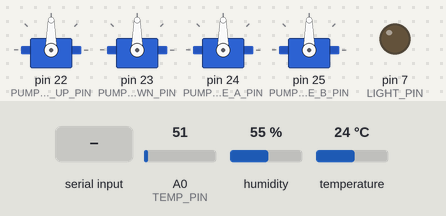
This sketch was run on a simulated Arduino Mega 2560, built with avr-gcc and run on an emulated ATmega2560. On the bench: 4 × servo, output pins drawn as LEDs (lit = HIGH). The test bench sets the inputs (shaded band); at power-on: A0 (TEMP_PIN) = 51, humidity 55 %, temperature 24 °C. What the sketch prints to the serial monitor is not drawn.

Above: at 8.4 s.
8.5 s: "LIGHT_ON\n" received over Serial
At 14.6 s:
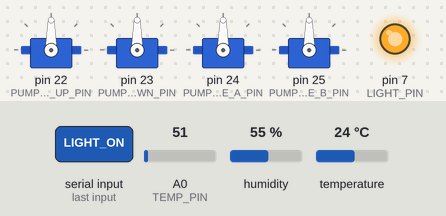
15.6 s: A0 (TEMP_PIN) set to 37
27.5 s: A0 (TEMP_PIN) set to 29
41.5 s: "LIGHT_OFF\n" received over Serial
At 42.9 s:
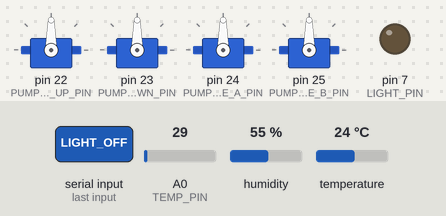
55.4 s: "LIGHT:ON\n" received over Serial
At 56.3 s:
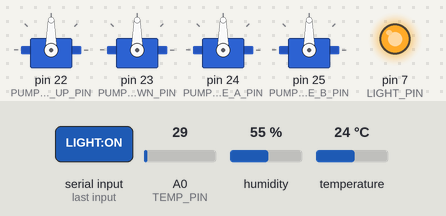
Timing chart, 0 to 58.4 s (numbered marks = the images above; inputs shaded):
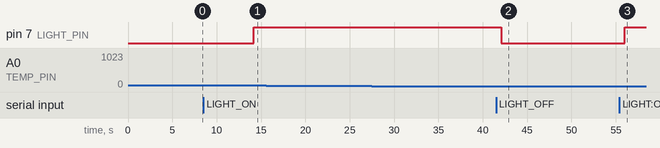

Measured:
- after the input at 8.5 s, pin 7 (LIGHT_PIN): LOW → HIGH after 5.7 s
- after the input at 15.6 s, every drawn part: stays the same
- after the input at 27.5 s, every drawn part: stays the same
- after the input at 41.5 s, pin 7 (LIGHT_PIN): HIGH → LOW after 0.58 s
- after the input at 55.4 s, pin 7 (LIGHT_PIN): LOW → HIGH after 0.63 s

The sketch:

AHS_sensor_feeder_pp_airtemphum.ino
```cpp
#include <Arduino.h>
#include <math.h>
#include <Servo.h>
#include <Wire.h>
#include "Adafruit_HTU21DF.h"

const int TEMP_PIN = A0;
const float ADC_VREF = 5.0;

// =============================
// Actuator pins
// =============================
const int LIGHT_PIN = 7;

const int PUMP_PH_UP_PIN   = 22;
const int PUMP_PH_DOWN_PIN = 23;
const int PUMP_BASE_A_PIN  = 24;
const int PUMP_BASE_B_PIN  = 25;

// =============================
// Servo pump settings
// =============================
const int PUMP_STOP_CMD = 90;

// Change any of these to 180 if that pump runs the wrong direction
const int PUMP_PH_UP_RUN_CMD   = 0;
const int PUMP_PH_DOWN_RUN_CMD = 0;
const int PUMP_BASE_A_RUN_CMD  = 0;
const int PUMP_BASE_B_RUN_CMD  = 0;

// =============================
// Control timing
// =============================
const unsigned long CONTROL_INTERVAL_MS = 5000UL;    // evaluate controls every 5 sec
const unsigned long MIX_DELAY_MS        = 120000UL;  // wait 2 min after any dose
const unsigned long PUMP_GAP_MS         = 2000UL;    // gap between Base A and Base B
const unsigned long MANUAL_PUMP_RUN_MS = 3000UL;  // 3 seconds

// Start small and calibrate
const unsigned long PH_DOSE_TIME_MS = 1500UL;
const unsigned long EC_DOSE_TIME_MS = 1500UL;

// Optional safety hard limits
const float ABSOLUTE_MIN_PH = 2.0;
const float ABSOLUTE_MAX_PH = 9.0;
const float ABSOLUTE_MAX_EC = 4.0;

// -----------------------------
// Plant profile data structure
// -----------------------------
struct PlantProfile {
  const char* name;
  float phMin;
  float phMax;
  float ecMin;
  float ecMax;
  float tempMin;
  float tempMax;
  int lightHours;
};

// Example plant profiles
PlantProfile plantProfiles[] = {
  {"Lettuce", 5.5, 6.5, 0.8, 1.2, 18.0, 24.0, 14},
  {"Basil",   5.5, 6.5, 1.0, 1.6, 20.0, 26.0, 14},
  {"Peppers", 5.8, 6.5, 2.0, 3.5, 20.0, 28.0, 14}
};

const int NUM_PLANTS = sizeof(plantProfiles) / sizeof(plantProfiles[0]);

// Current active plant profile
PlantProfile currentProfile = {"Lettuce", 5.5, 6.5, 0.8, 1.2, 18.0, 24.0, 14};

// =============================
// Runtime state
// =============================
bool lightOn = false;
unsigned long lastLightToggle = 0;
unsigned long lastDoseTime = 0;
unsigned long lastControlTime = 0;

// cached latest readings
float lastTempC = NAN;
float lastPH = NAN;
float lastEC = NAN;

//HTU21DF varaibles
Adafruit_HTU21DF htu = Adafruit_HTU21DF();
float airTempC = NAN;
float humidity = NAN;

// last action text for dashboard/debug
String lastAction = "none";

// manual light override state
bool manualLightOverride = false;

// =============================
// Pump servo objects
// =============================
Servo pumpPHUp;
Servo pumpPHDown;
Servo pumpBaseA;
Servo pumpBaseB;

// -----------------------------
// Relay helpers (LIGHT ONLY)
// -----------------------------
// If your light relay board is ACTIVE LOW:
//   relayOn  -> digitalWrite(pin, LOW)
//   relayOff -> digitalWrite(pin, HIGH)
void relayOn(int pin) {
  digitalWrite(pin, HIGH);
}

void relayOff(int pin) {
  digitalWrite(pin, LOW);
}

// -----------------------------
// Pump helpers
// -----------------------------
void stopPump(Servo &pump) {
  pump.write(PUMP_STOP_CMD);
}

void runPump(Servo &pump, int runCmd) {
  pump.write(runCmd);
}

void dosePump(Servo &pump, int runCmd, unsigned long durationMs) {
  runPump(pump, runCmd);
  delay(durationMs);
  stopPump(pump);
}

// -----------------------------
// Temperature reading
// -----------------------------
float readTemperatureC() {
  int adc = analogRead(TEMP_PIN);
  float voltage = (adc * ADC_VREF) / 1023.0;
  float tempC = (voltage - 1.058) / 0.009;
  return tempC;
}

// -----------------------------
// EZO UART helpers
// -----------------------------
void clearPort(HardwareSerial &port) {
  while (port.available() > 0) port.read();
}

void sendEzoCmd(HardwareSerial &port, const char *cmd) {
  clearPort(port);
  port.print(cmd);
  port.print("\r");
}

String readEzoLine(HardwareSerial &port, unsigned long timeout_ms = 1500) {
  String line = "";
  unsigned long start = millis();

  while (millis() - start < timeout_ms) {
    while (port.available() > 0) {
      char c = port.read();
      if (c == '\r') {
        line.trim();
        return line;
      }
      if (c != '\n') line += c;
    }
  }

  line.trim();
  return line;
}

String readEzoReading(HardwareSerial &port) {
  sendEzoCmd(port, "R");
  delay(950);

  String resp = readEzoLine(port);
  resp.trim();

  if (resp.length() == 0) return "";
  if (resp == "OK") return "";
  return resp;
}

float toFloatOrNaN(const String &s) {
  if (s.length() == 0) return NAN;
  return s.toFloat();
}

// -----------------------------
// Plant profile handling
// -----------------------------
bool setPlantProfileByName(String plantName) {
  plantName.trim();

  for (int i = 0; i < NUM_PLANTS; i++) {
    if (plantName.equalsIgnoreCase(plantProfiles[i].name)) {
      currentProfile = plantProfiles[i];

      // restart light schedule when plant changes
      manualLightOverride = false;
      lightOn = false;
      relayOff(LIGHT_PIN);
      lastLightToggle = millis();

      lastAction = "plant_changed";
      return true;
    }
  }
  return false;
}

void sendCurrentProfileJson() {
  Serial.print("{\"status\":\"plant_set\",\"plant\":\"");
  Serial.print(currentProfile.name);
  Serial.print("\",\"phMin\":");
  Serial.print(currentProfile.phMin, 2);
  Serial.print(",\"phMax\":");
  Serial.print(currentProfile.phMax, 2);
  Serial.print(",\"ecMin\":");
  Serial.print(currentProfile.ecMin, 2);
  Serial.print(",\"ecMax\":");
  Serial.print(currentProfile.ecMax, 2);
  Serial.print(",\"tempMin\":");
  Serial.print(currentProfile.tempMin, 2);
  Serial.print(",\"tempMax\":");
  Serial.print(currentProfile.tempMax, 2);
  Serial.print(",\"lightHours\":");
  Serial.print(currentProfile.lightHours);
  Serial.println("}");
}

// -----------------------------
// Pump control
// -----------------------------
void dosePHUp() {
  dosePump(pumpPHUp, PUMP_PH_UP_RUN_CMD, PH_DOSE_TIME_MS);
  lastDoseTime = millis();
  lastAction = "dose_ph_up";
}

void dosePHDown() {
  dosePump(pumpPHDown, PUMP_PH_DOWN_RUN_CMD, PH_DOSE_TIME_MS);
  lastDoseTime = millis();
  lastAction = "dose_ph_down";
}

void doseBaseA() {
  dosePump(pumpBaseA, PUMP_BASE_A_RUN_CMD, EC_DOSE_TIME_MS);
  lastDoseTime = millis();
  lastAction = "manual_dose_a";
}

void doseBaseB() {
  dosePump(pumpBaseB, PUMP_BASE_B_RUN_CMD, EC_DOSE_TIME_MS);
  lastDoseTime = millis();
  lastAction = "manual_dose_b";
}

void doseNutrients() {
  dosePump(pumpBaseA, PUMP_BASE_A_RUN_CMD, EC_DOSE_TIME_MS);
  delay(PUMP_GAP_MS);
  dosePump(pumpBaseB, PUMP_BASE_B_RUN_CMD, EC_DOSE_TIME_MS);

  lastDoseTime = millis();
  lastAction = "dose_base_a_b";
}

// -----------------------------
// Light control
// -----------------------------
void setLightState(bool on, const String &actionName) {
  if (on) {
    relayOn(LIGHT_PIN);
  } else {
    relayOff(LIGHT_PIN);
  }

  lightOn = on;
  lastLightToggle = millis();
  lastAction = actionName;
}

void updateLightControl() {
  if (manualLightOverride) {
    return;
  }

  unsigned long now = millis();

  unsigned long onTimeMs  = (unsigned long)currentProfile.lightHours * 60UL * 60UL * 1000UL;
  unsigned long offTimeMs = (unsigned long)(24 - currentProfile.lightHours) * 60UL * 60UL * 1000UL;

  if (lightOn) {
    if (now - lastLightToggle >= onTimeMs) {
      setLightState(false, "light_off");
    }
  } else {
    if (now - lastLightToggle >= offTimeMs) {
      setLightState(true, "light_on");
    }
  }
}

// -----------------------------
// Dosing control
// -----------------------------
void updateDosingControl(float ph, float ec) {
  unsigned long now = millis();

  // wait after any dose for mixing
  if (now - lastDoseTime < MIX_DELAY_MS) {
    return;
  }

  // ---------- pH control ----------
  if (!isnan(ph)) {
    if (ph < ABSOLUTE_MIN_PH || ph > ABSOLUTE_MAX_PH) {
      lastAction = "ph_out_of_absolute_range";
      return;
    }

    if (ph < currentProfile.phMin) {
      dosePHUp();
      return;
    }

    if (ph > currentProfile.phMax) {
      dosePHDown();
      return;
    }
  }

  // ---------- EC control ----------
  if (!isnan(ec)) {
    if (ec > ABSOLUTE_MAX_EC) {
      lastAction = "ec_above_absolute_max";
      return;
    }

    if (ec < currentProfile.ecMin) {
      doseNutrients();
      return;
    }

    if (ec > currentProfile.ecMax) {
      lastAction = "ec_high_dilution_needed";
      return;
    }
  }

  lastAction = "stable";
}

// -----------------------------
// Incoming command parsing
// Supported:
//   PLANT:Lettuce
//   GET_PROFILE
//   LIGHT_ON
//   LIGHT_OFF
//   LIGHT:ON
//   LIGHT:OFF
//   AUTO_LIGHT
//   DOSE_PH_UP
//   DOSE_PH_DOWN
//   DOSE_A
//   DOSE_B
// -----------------------------
void checkForNodeRedCommands() {
  if (Serial.available() > 0) {
    String cmd = Serial.readStringUntil('\n');
    cmd.trim();

    if (cmd.startsWith("PLANT:")) {
      String plantName = cmd.substring(6);
      plantName.trim();

      bool ok = setPlantProfileByName(plantName);

      if (ok) {
        sendCurrentProfileJson();
      } else {
        Serial.print("{\"status\":\"error\",\"message\":\"unknown plant\",\"input\":\"");
        Serial.print(plantName);
        Serial.println("\"}");
      }
    }
    else if (cmd == "GET_PROFILE") {
      sendCurrentProfileJson();
    }
    else if (cmd == "LIGHT_ON" || cmd == "LIGHT:ON") {
      manualLightOverride = true;
      setLightState(true, "manual_light_on");
    }
    else if (cmd == "LIGHT_OFF" || cmd == "LIGHT:OFF") {
      manualLightOverride = true;
      setLightState(false, "manual_light_off");
    }
    else if (cmd == "AUTO_LIGHT") {
      manualLightOverride = false;
      lastLightToggle = millis();
      lastAction = "auto_light_enabled";
    }

    // Existing short manual dose commands
    else if (cmd == "DOSE_PH_UP") {
      dosePHUp();
    }
    else if (cmd == "DOSE_PH_DOWN") {
      dosePHDown();
    }
    else if (cmd == "DOSE_A") {
      doseBaseA();
    }
    else if (cmd == "DOSE_B") {
      doseBaseB();
    }

    // New 5-second manual pump run commands
    else if (cmd == "RUN_PH_UP_5S") {
      dosePump(pumpPHUp, PUMP_PH_UP_RUN_CMD, MANUAL_PUMP_RUN_MS);
      lastDoseTime = millis();
      lastAction = "manual_run_ph_up_5s";
    }
    else if (cmd == "RUN_PH_DOWN_5S") {
      dosePump(pumpPHDown, PUMP_PH_DOWN_RUN_CMD, MANUAL_PUMP_RUN_MS);
      lastDoseTime = millis();
      lastAction = "manual_run_ph_down_5s";
    }
    else if (cmd == "RUN_BASE_A_5S") {
      dosePump(pumpBaseA, PUMP_BASE_A_RUN_CMD, MANUAL_PUMP_RUN_MS);
      lastDoseTime = millis();
      lastAction = "manual_run_base_a_5s";
    }
    else if (cmd == "RUN_BASE_B_5S") {
      dosePump(pumpBaseB, PUMP_BASE_B_RUN_CMD, MANUAL_PUMP_RUN_MS);
      lastDoseTime = millis();
      lastAction = "manual_run_base_b_5s";
    }
  }
}

// -----------------------------
// JSON output
// -----------------------------
void sendSensorAndStatusJson(float tempC, float ph, float ec, float airTempC, float humidity) {
  Serial.print("{\"tempC\":");
  Serial.print(tempC, 2);

  Serial.print(",\"ph\":");
  if (isnan(ph)) Serial.print("null");
  else Serial.print(ph, 3);

  Serial.print(",\"ec\":");
  if (isnan(ec)) Serial.print("null");
  else Serial.print(ec, 3);

  Serial.print(",\"plant\":\"");
  Serial.print(currentProfile.name);
  Serial.print("\"");

  Serial.print(",\"phMin\":");
  Serial.print(currentProfile.phMin, 2);

  Serial.print(",\"phMax\":");
  Serial.print(currentProfile.phMax, 2);

  Serial.print(",\"ecMin\":");
  Serial.print(currentProfile.ecMin, 2);

  Serial.print(",\"ecMax\":");
  Serial.print(currentProfile.ecMax, 2);

  Serial.print(",\"tempMin\":");
  Serial.print(currentProfile.tempMin, 2);

  Serial.print(",\"tempMax\":");
  Serial.print(currentProfile.tempMax, 2);

  Serial.print(",\"lightHours\":");
  Serial.print(currentProfile.lightHours);

  Serial.print(",\"lightOn\":");
  Serial.print(lightOn ? "true" : "false");

  Serial.print(",\"manualLightOverride\":");
  Serial.print(manualLightOverride ? "true" : "false");

  Serial.print(",\"airTempC\":");
  if (isnan(airTempC)) Serial.print("null");
  else Serial.print(airTempC, 2);

  Serial.print(",\"humidity\":");
  if (isnan(humidity)) Serial.print("null");
  else Serial.print(humidity, 2);

  Serial.print(",\"lastAction\":\"");
  Serial.print(lastAction);
  Serial.print("\"");

  Serial.println("}");
}

void setup() {
  // Match Node-RED flow serial config
  Serial.begin(57600);

  Serial1.begin(9600);
  Serial2.begin(9600);

  pinMode(LIGHT_PIN, OUTPUT);
  relayOff(LIGHT_PIN);

  Wire.begin();
  if (!htu.begin()) {
    Serial.println("{\"error\":\"HTU21D_not_found\"}");
  }

  // Attach pump servos
  pumpPHUp.attach(PUMP_PH_UP_PIN);
  pumpPHDown.attach(PUMP_PH_DOWN_PIN);
  pumpBaseA.attach(PUMP_BASE_A_PIN);
  pumpBaseB.attach(PUMP_BASE_B_PIN);

  // Stop all pumps at startup
  stopPump(pumpPHUp);
  stopPump(pumpPHDown);
  stopPump(pumpBaseA);
  stopPump(pumpBaseB);

  lightOn = false;
  manualLightOverride = false;
  lastLightToggle = millis();
  lastDoseTime = 0;
  lastControlTime = 0;

  delay(1000);

  sendEzoCmd(Serial1, "C,0"); delay(50); readEzoLine(Serial1);
  sendEzoCmd(Serial1, "E,0"); delay(50); readEzoLine(Serial1);

  sendEzoCmd(Serial2, "C,0"); delay(50); readEzoLine(Serial2);
  sendEzoCmd(Serial2, "E,0"); delay(50); readEzoLine(Serial2);

  Serial.println("{\"status\":\"boot\"}");
  sendCurrentProfileJson();
}

void loop() {
  checkForNodeRedCommands();

  float tempC = readTemperatureC();

  String phStr = readEzoReading(Serial1);
  String ecStr = readEzoReading(Serial2);
  airTempC = htu.readTemperature();
  humidity = htu.readHumidity();

  float ph = toFloatOrNaN(phStr);
  float ec = toFloatOrNaN(ecStr) / 1000.0;  // convert μS/cm → mS/cm


  lastTempC = tempC;
  lastPH = ph;
  lastEC = ec;

  updateLightControl();

  unsigned long now = millis();
  if (now - lastControlTime >= CONTROL_INTERVAL_MS) {
    lastControlTime = now;
    updateDosingControl(ph, ec);
  }

  sendSensorAndStatusJson(tempC, ph, ec, airTempC, humidity);

  delay(2000);
}
```
